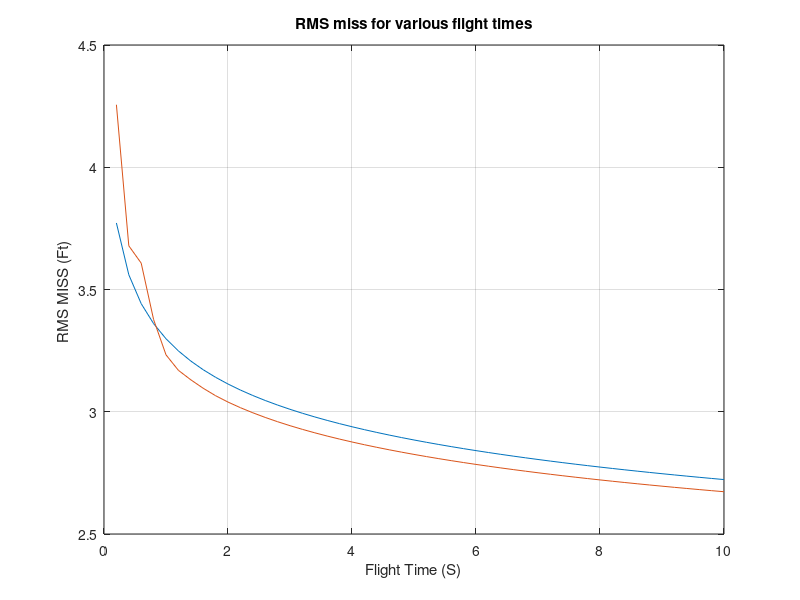

MATLAB code to generate this figure:
clear
n=0;		
VC=5.*3280.;
XNTIC=161.;
VM=3000.;
HEDEG=20.;
SIGNOISE=10.;
TS=.01;
for TF=.2:.2:10.0,
	TS2=TS*TS;
	TS3=TS2*TS;
	TS4=TS3*TS;
	TS5=TS4*TS;
	PHIS=XNTIC*XNTIC/TF;
	PHIN=SIGNOISE*SIGNOISE*TS;
	SIGPOS=SIGNOISE;
	SIGN2=SIGPOS^2;
	P11=SIGN2;
	P12=0.;
	P13=0.;
	P22=(VM*HEDEG/57.3)^2;
	P23=0.;
	P33=XNTIC*XNTIC;
	T=0.;
	for T=TS:TS:TF,
		TGO=TF-T+.000001;
		RTM=VC*TGO;
		SIGPOS=SIGNOISE;
		SIGN2=SIGPOS^2;
		M11=P11+TS*P12+.5*TS2*P13+TS*(P12+TS*P22+.5*TS2*P23);
		M11=M11+.5*TS2*(P13+TS*P23+.5*TS2*P33)+TS5*PHIS/20.;
		M12=P12+TS*P22+.5*TS2*P23+TS*(P13+TS*P23+.5*TS2*P33);
     		M12=M12+TS4*PHIS/8.;
		M13=P13+TS*P23+.5*TS2*P33+PHIS*TS3/6.;
		M22=P22+TS*P23+TS*(P23+TS*P33)+PHIS*TS3/3.;
		M23=P23+TS*P33+.5*TS2*PHIS;
		M33=P33+PHIS*TS;
		K1=M11/(M11+SIGN2);
		K2=M12/(M11+SIGN2);
		K3=M13/(M11+SIGN2);
		P11=(1.-K1)*M11;
		P12=(1.-K1)*M12;
		P13=(1.-K1)*M13;
		P22=-K2*M12+M22;
		P23=-K2*M13+M23;
		P33=-K3*M13+M33;
		SP11=sqrt(P11);
	end;
 	FORM=sqrt(2.*(PHIS^.16667)*(PHIN^.83333));
 	n=n+1;
	ArrayT(n)=T;
	ArrayFORM(n)=FORM;
	ArraySP11(n)=SP11;
end;
figure
plot(ArrayT',ArrayFORM',ArrayT',ArraySP11'),grid
title('RMS miss for various flight times')
xlabel('Flight Time (S)')
ylabel('RMS MISS (Ft) ')
clc
output=[ArrayT',ArrayFORM',ArraySP11'];
save datfil.txt output -ascii
disp('Simulation Complete')
